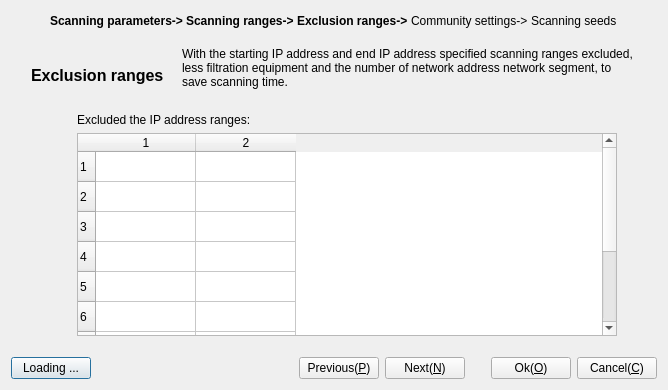
<?xml version="1.0" encoding="UTF-8"?>
<ui version="4.0">
 <class>ExcludeRangeConfigWizardForm</class>
 <widget class="QDialog" name="ExcludeRangeConfigWizardForm">
  <property name="geometry">
   <rect>
    <x>0</x>
    <y>0</y>
    <width>668</width>
    <height>390</height>
   </rect>
  </property>
  <property name="windowTitle">
   <string>Exclusion ranges</string>
  </property>
  <layout class="QGridLayout" name="gridLayout">
   <item row="0" column="0" colspan="2">
    <layout class="QHBoxLayout" name="horizontalLayout_5">
     <property name="spacing">
      <number>3</number>
     </property>
     <item>
      <spacer name="horizontalSpacer_2">
       <property name="orientation">
        <enum>Qt::Horizontal</enum>
       </property>
       <property name="sizeHint" stdset="0">
        <size>
         <width>40</width>
         <height>20</height>
        </size>
       </property>
      </spacer>
     </item>
     <item>
      <widget class="QLabel" name="label_Parameter">
       <property name="font">
        <font>
         <weight>75</weight>
         <bold>true</bold>
        </font>
       </property>
       <property name="text">
        <string>Scanning parameters-&gt;</string>
       </property>
      </widget>
     </item>
     <item>
      <widget class="QLabel" name="label_Range">
       <property name="font">
        <font>
         <weight>75</weight>
         <bold>true</bold>
        </font>
       </property>
       <property name="text">
        <string>Scanning ranges-&gt;</string>
       </property>
      </widget>
     </item>
     <item>
      <widget class="QLabel" name="label_ExcludeRange">
       <property name="font">
        <font>
         <weight>75</weight>
         <bold>true</bold>
        </font>
       </property>
       <property name="text">
        <string>Exclusion ranges-&gt;</string>
       </property>
      </widget>
     </item>
     <item>
      <widget class="QLabel" name="label_Common">
       <property name="text">
        <string>Community settings-&gt;</string>
       </property>
      </widget>
     </item>
     <item>
      <widget class="QLabel" name="label_Seed">
       <property name="text">
        <string>Scanning seeds</string>
       </property>
      </widget>
     </item>
     <item>
      <spacer name="horizontalSpacer_3">
       <property name="orientation">
        <enum>Qt::Horizontal</enum>
       </property>
       <property name="sizeHint" stdset="0">
        <size>
         <width>40</width>
         <height>20</height>
        </size>
       </property>
      </spacer>
     </item>
    </layout>
   </item>
   <item row="1" column="0">
    <spacer name="verticalSpacer_3">
     <property name="orientation">
      <enum>Qt::Vertical</enum>
     </property>
     <property name="sizeType">
      <enum>QSizePolicy::Preferred</enum>
     </property>
     <property name="sizeHint" stdset="0">
      <size>
       <width>20</width>
       <height>10</height>
      </size>
     </property>
    </spacer>
   </item>
   <item row="2" column="0" colspan="2">
    <layout class="QHBoxLayout" name="horizontalLayout" stretch="0,0,2,0">
     <property name="spacing">
      <number>18</number>
     </property>
     <property name="bottomMargin">
      <number>4</number>
     </property>
     <item>
      <spacer name="horizontalSpacer_4">
       <property name="orientation">
        <enum>Qt::Horizontal</enum>
       </property>
       <property name="sizeType">
        <enum>QSizePolicy::Expanding</enum>
       </property>
       <property name="sizeHint" stdset="0">
        <size>
         <width>20</width>
         <height>20</height>
        </size>
       </property>
      </spacer>
     </item>
     <item>
      <widget class="QLabel" name="label_5">
       <property name="font">
        <font>
         <pointsize>12</pointsize>
         <weight>75</weight>
         <bold>true</bold>
        </font>
       </property>
       <property name="text">
        <string>Exclusion ranges</string>
       </property>
      </widget>
     </item>
     <item>
      <widget class="QLabel" name="label">
       <property name="font">
        <font>
         <strikeout>false</strikeout>
         <kerning>true</kerning>
        </font>
       </property>
       <property name="lineWidth">
        <number>1</number>
       </property>
       <property name="text">
        <string>With the starting IP address and end IP address specified scanning ranges excluded, less filtration equipment and the number of network address network segment, to save scanning time.
</string>
       </property>
       <property name="wordWrap">
        <bool>true</bool>
       </property>
      </widget>
     </item>
     <item>
      <spacer name="horizontalSpacer_5">
       <property name="orientation">
        <enum>Qt::Horizontal</enum>
       </property>
       <property name="sizeType">
        <enum>QSizePolicy::Expanding</enum>
       </property>
       <property name="sizeHint" stdset="0">
        <size>
         <width>20</width>
         <height>20</height>
        </size>
       </property>
      </spacer>
     </item>
    </layout>
   </item>
   <item row="3" column="1">
    <layout class="QHBoxLayout" name="horizontalLayout_7" stretch="0,1,0">
     <item>
      <spacer name="horizontalSpacer_7">
       <property name="orientation">
        <enum>Qt::Horizontal</enum>
       </property>
       <property name="sizeType">
        <enum>QSizePolicy::Preferred</enum>
       </property>
       <property name="sizeHint" stdset="0">
        <size>
         <width>40</width>
         <height>20</height>
        </size>
       </property>
      </spacer>
     </item>
     <item>
      <layout class="QHBoxLayout" name="horizontalLayout_6">
       <item>
        <layout class="QVBoxLayout" name="verticalLayout">
         <item>
          <widget class="QLabel" name="label_2">
           <property name="text">
            <string>Excluded the IP address ranges:</string>
           </property>
          </widget>
         </item>
         <item>
          <widget class="QTableWidget" name="tableWidget">
           <property name="toolTip">
            <string>Double-click the cell to edit, press the 'Delete' key to delete the selected row.</string>
           </property>
           <property name="rowCount">
            <number>10</number>
           </property>
           <property name="columnCount">
            <number>2</number>
           </property>
           <row/>
           <row/>
           <row/>
           <row/>
           <row/>
           <row/>
           <row/>
           <row/>
           <row/>
           <row/>
           <column/>
           <column/>
          </widget>
         </item>
        </layout>
       </item>
      </layout>
     </item>
     <item>
      <spacer name="horizontalSpacer_6">
       <property name="orientation">
        <enum>Qt::Horizontal</enum>
       </property>
       <property name="sizeType">
        <enum>QSizePolicy::Expanding</enum>
       </property>
       <property name="sizeHint" stdset="0">
        <size>
         <width>40</width>
         <height>20</height>
        </size>
       </property>
      </spacer>
     </item>
    </layout>
   </item>
   <item row="5" column="0" colspan="2">
    <layout class="QHBoxLayout" name="horizontalLayout_4">
     <item>
      <widget class="QPushButton" name="exludeLoad_Btn">
       <property name="text">
        <string>Loading ...</string>
       </property>
      </widget>
     </item>
     <item>
      <spacer name="horizontalSpacer">
       <property name="orientation">
        <enum>Qt::Horizontal</enum>
       </property>
       <property name="sizeHint" stdset="0">
        <size>
         <width>40</width>
         <height>20</height>
        </size>
       </property>
      </spacer>
     </item>
     <item>
      <layout class="QHBoxLayout" name="horizontalLayout_2">
       <property name="rightMargin">
        <number>10</number>
       </property>
       <item>
        <widget class="QPushButton" name="pushButton_4">
         <property name="text">
          <string>Previous(&amp;P)</string>
         </property>
        </widget>
       </item>
       <item>
        <widget class="QPushButton" name="pushButton_3">
         <property name="text">
          <string>Next(&amp;N)</string>
         </property>
        </widget>
       </item>
      </layout>
     </item>
     <item>
      <layout class="QHBoxLayout" name="horizontalLayout_3">
       <property name="leftMargin">
        <number>10</number>
       </property>
       <item>
        <widget class="QPushButton" name="pushButton_2">
         <property name="text">
          <string>Ok(&amp;O)</string>
         </property>
        </widget>
       </item>
       <item>
        <widget class="QPushButton" name="pushButton">
         <property name="text">
          <string>Cancel(&amp;C)</string>
         </property>
        </widget>
       </item>
      </layout>
     </item>
    </layout>
   </item>
   <item row="4" column="0">
    <spacer name="verticalSpacer">
     <property name="orientation">
      <enum>Qt::Vertical</enum>
     </property>
     <property name="sizeType">
      <enum>QSizePolicy::Preferred</enum>
     </property>
     <property name="sizeHint" stdset="0">
      <size>
       <width>20</width>
       <height>15</height>
      </size>
     </property>
    </spacer>
   </item>
  </layout>
 </widget>
 <resources/>
 <connections/>
</ui>
